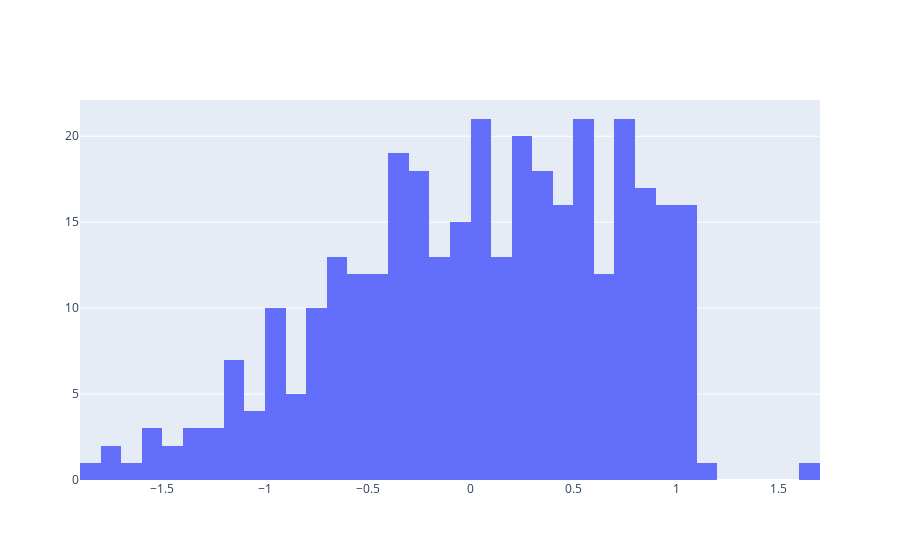

Notebook cell for this chart:
### Code cell
tmp = xyz['z']-274

import plotly.graph_objects as go

fig = go.Figure(data=[go.Histogram(x=tmp, xbins=dict(start=-2, end=2, size=0.1))])
fig.show()

### Figure 1 — Plotly figure (JSON) as saved in the notebook; plotly's stock layout.template omitted (floating-point values rounded to 4 significant figures; data arrays with more than 128 entries replaced by an {"elided": "..."} marker saying what was removed)
{"data": [{"type": "histogram", "x": {"elided": "352 float values"}, "xbins": {"end": 2, "size": 0.1, "start": -2}}], "layout": {}}
